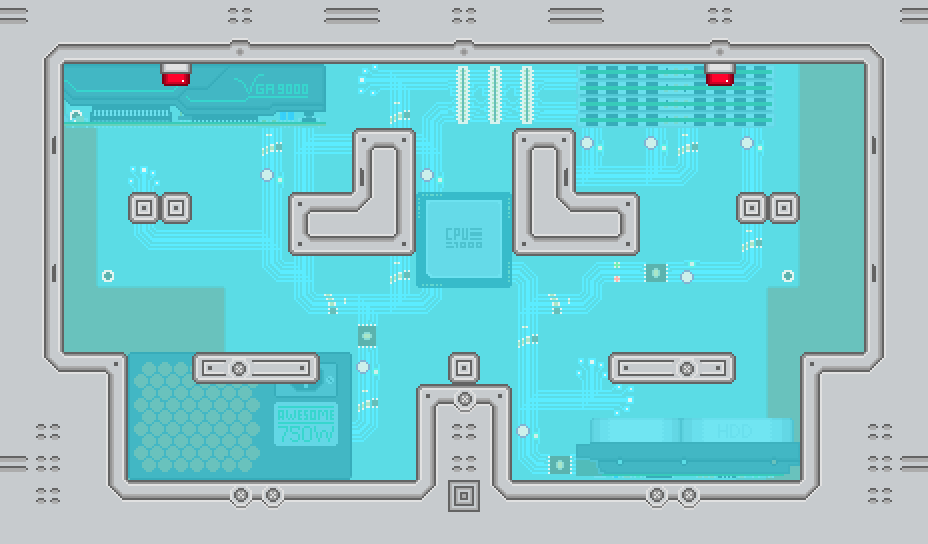

Tiled map render using the project's own tile images. Description and the map definition, with tile-layer contents summarised, below:
An orthogonal 29x17 tile map with 32x32 px tiles, 3 tile layers (Background, Pecas, Plataforma), 2 tilesets and 4 objects (4x spawn_point).

<map version="1.0" orientation="orthogonal" renderorder="right-down" width="29" height="17" tilewidth="32" tileheight="32" nextobjectid="7">
 <tileset firstgid="1" name="PC_bg" tilewidth="32" tileheight="32" tilecount="128" columns="16">
  <image source="../images/PC_bg.png" width="512" height="256" />
 </tileset>
 <tileset firstgid="129" name="Plataformas" tilewidth="32" tileheight="32" tilecount="48" columns="8">
  <image source="../images/pc_gabinete.png" width="256" height="192" />
 </tileset>
 <layer name="Background" width="29" height="17">
  <properties>
   <property name="tileset" value="PC_bg" />
  </properties>
  <data>[493 cells, 493 non-empty, 30 distinct tile ids]</data>
 </layer>
 <layer name="Pecas" width="29" height="17">
  <properties>
   <property name="tileset" value="PC_bg" />
  </properties>
  <data>[493 cells, 85 non-empty, 83 distinct tile ids]</data>
 </layer>
 <layer name="Plataforma" width="29" height="17">
  <properties>
   <property name="tileset" value="Plataformas" />
  </properties>
  <data>[493 cells, 232 non-empty, 27 distinct tile ids]</data>
 </layer>
 <objectgroup name="Objects">
  <object id="1" name="spawn_1" type="spawn_point" x="128" y="128" width="32" height="32" />
  <object id="4" name="spawn_2" type="spawn_point" x="767" y="128" width="32" height="32" />
  <object id="5" name="spawn_3" type="spawn_point" x="192" y="288" width="32" height="32" />
  <object id="6" name="spawn_4" type="spawn_point" x="704" y="288" width="32" height="32" />
 </objectgroup>
</map>